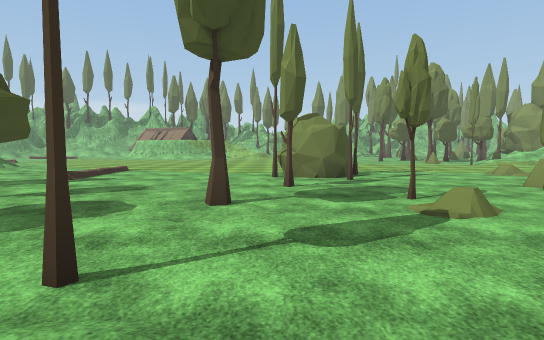
View 1 (above)

24 first-person views from a walk through a 3-D level made in the Unity game engine. The camera is 1.2 m above the floor, tilts 4° down and sees 80° across. The floor is counted in squares, 2 m on a side. Each view is taken from the middle of a square. On the plan, view 1 faces up. The plan holds only what a view shows up to about 10 squares ahead; the rest is blank. The place goes on beyond the plan. The player character is not drawn. Some surface patterns are stand-ins.

View 2
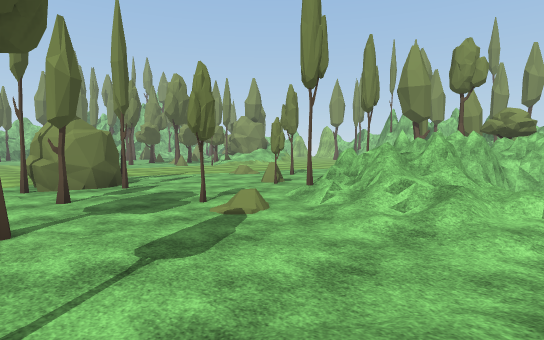

View 3
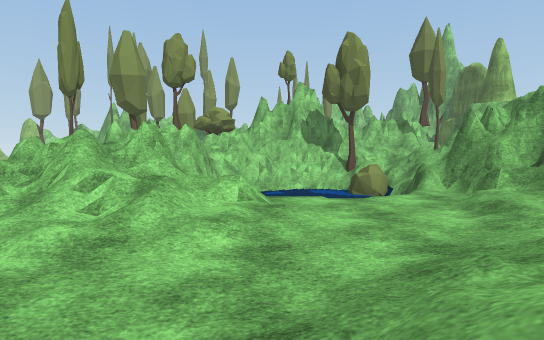

View 4
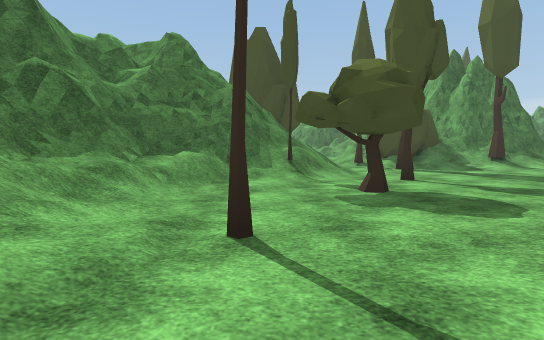

View 5
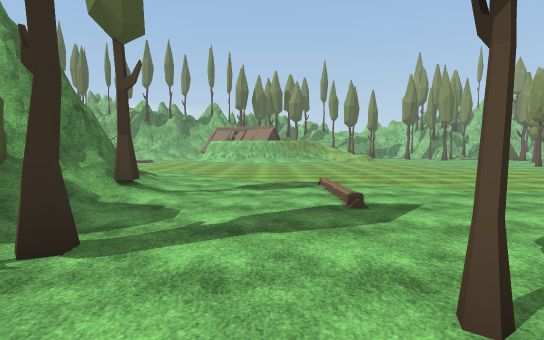

View 6
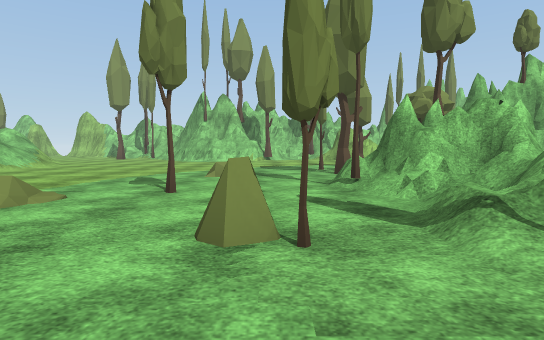

View 7
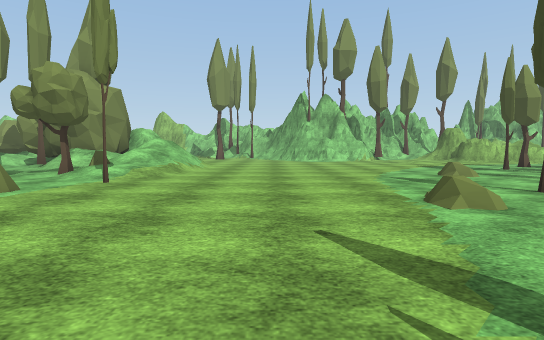

View 8
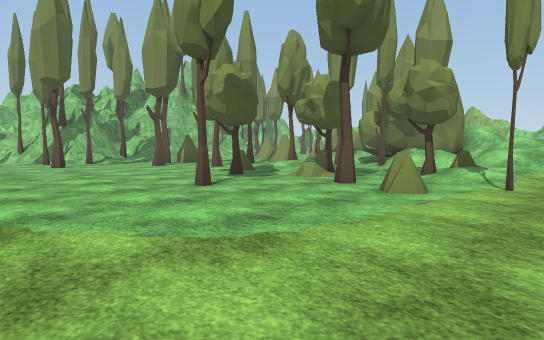

View 9
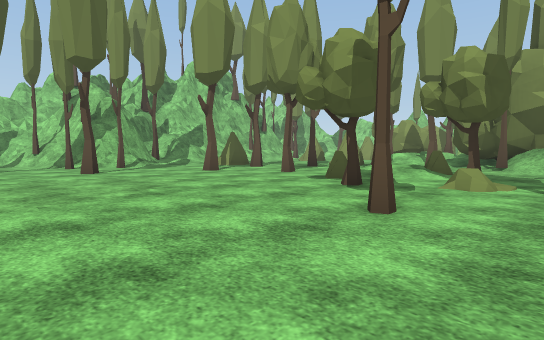

View 10
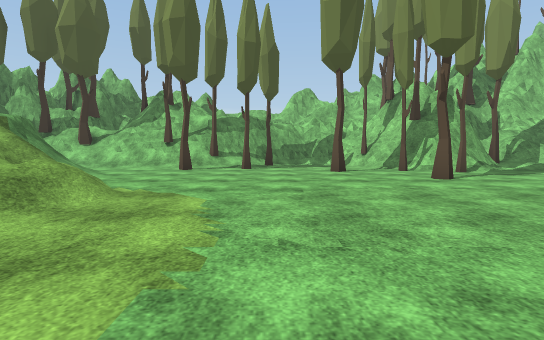

View 11
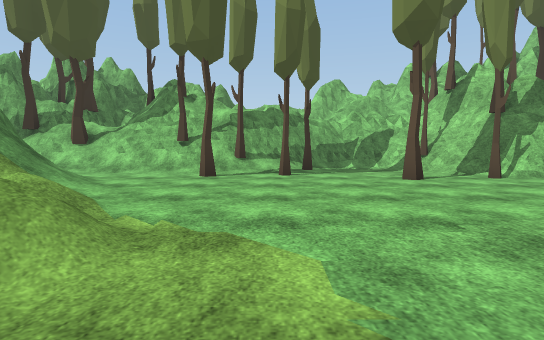

View 12
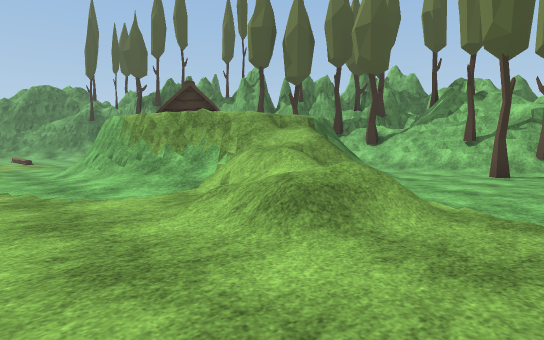

View 13
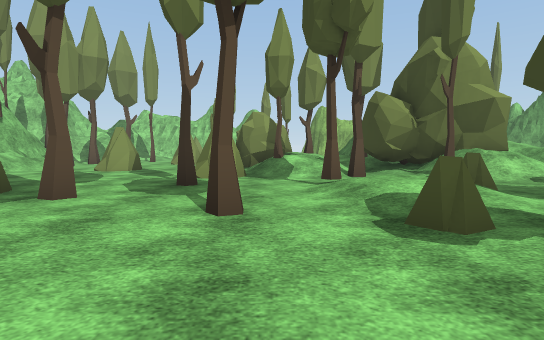

View 14
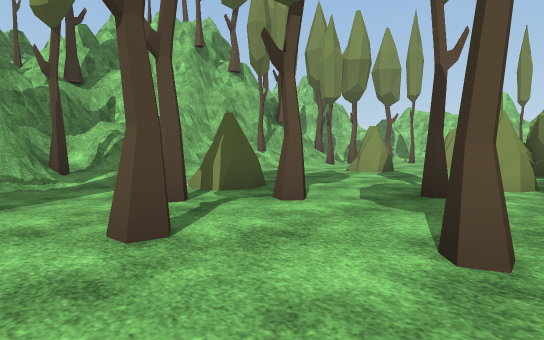

View 15
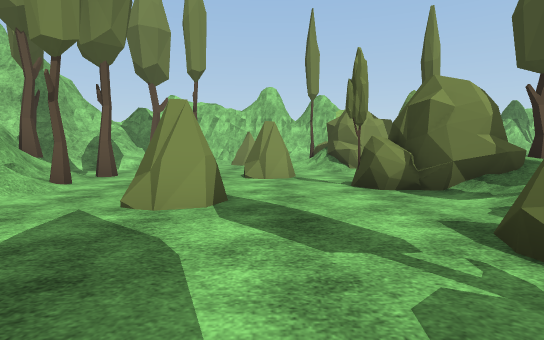

View 16
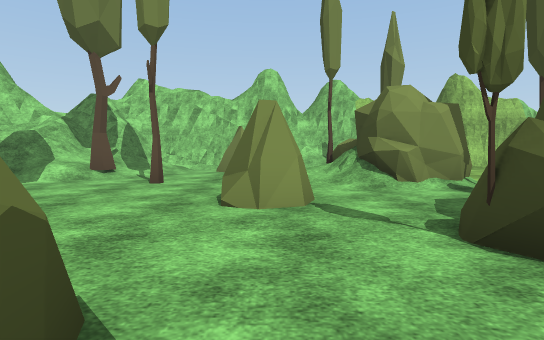

View 17
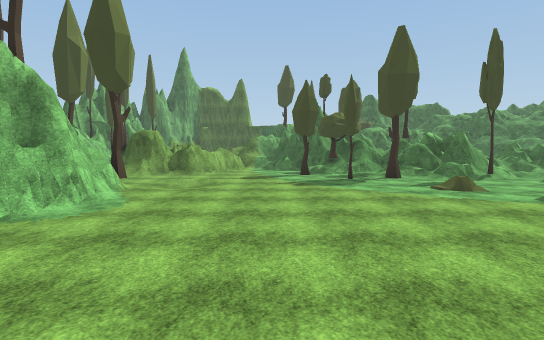

View 18
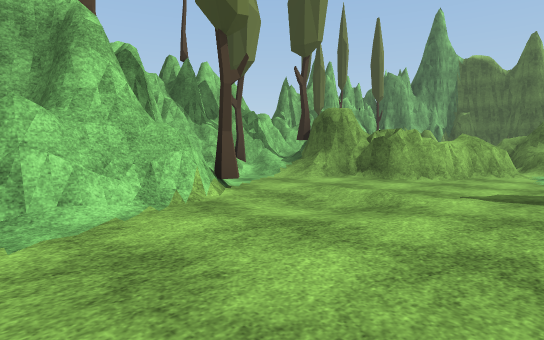

View 19
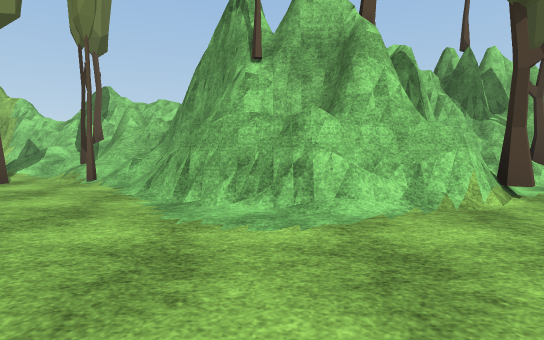

View 20
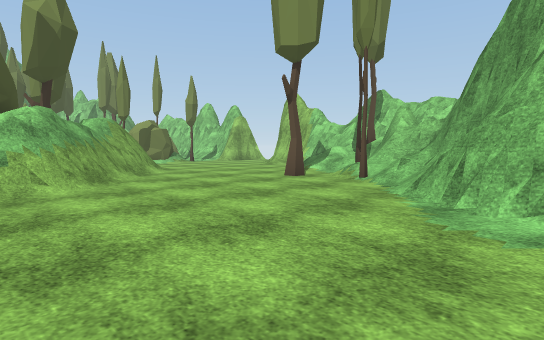

View 21
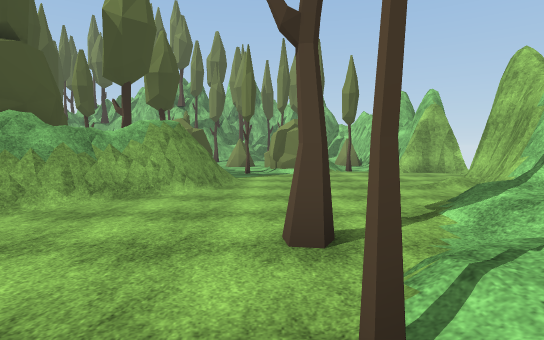

View 22
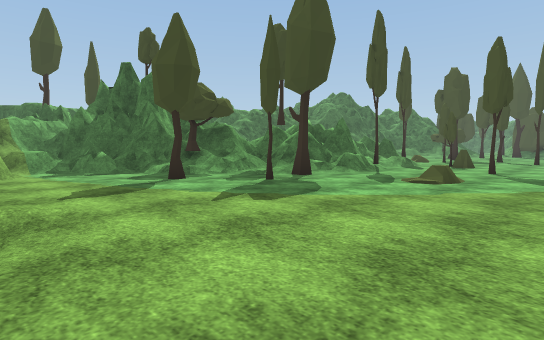

View 23
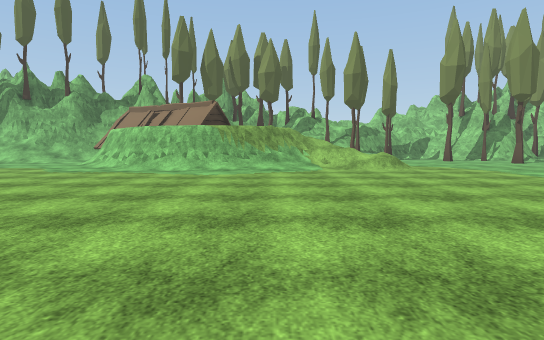

View 24
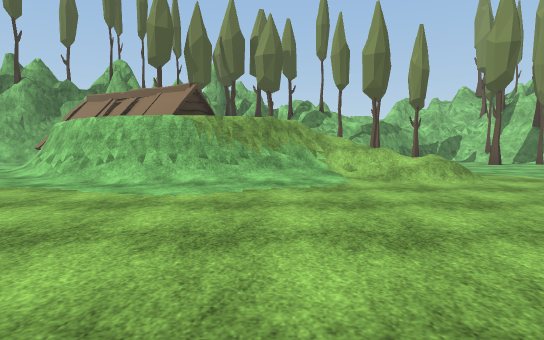

### Floor plan
Key: @ floor where view 1 was taken; # wall or solid block; x gap in a wall; . main floor; - floor 0.25 m lower than the main floor; : floor 0.5 m higher than the main floor; + floor 1 m higher than the main floor; _ floor 1 m lower than the main floor; * floor 2.5 m higher than the main floor; / step, stairs or slope; = window, fence, low wall or low ledge; ^ raised ledge; v drop or lower ground; T tree; H hut.
Columns run from 9 left of view 1 to 23 right of it. Each row starts with its distance up from view 1.
 30   ####=#  ##########        T####
 29   ###T#####/..########### T/./===
 28     #///TT/T..T###==##/T##//.//##
 27     ==../TT....##T///....T.T.T//#
 26      ==......TT.T...........T/./#
 25 HH    v/...........T...TT....//T#
 24 HHHH  //......T...TT.......T
 23 ==HH *///........T.......T..//T
 22 /=**/=////..........T.T..T..#T
 21 .//=//////........T...T/TTT.TTT./
 20 ..................T/T.///T T.....
 19 .................T// .T//  /.....
 18 ..................TT/TTT T#/.....
 17  .........  ...T..T../TT###/....#
 16  .........  .....T..//TTT=/.....#
 15   .......   ....T..T////#=....//#
 14    .....    ......T//////...T./##
 13 ....................///....../TT
 12 /........... ...............T/#=
 11 /.......... ...............//##
 10 //........T ...............###
  9 T/........TT..............###
  8 //.......TTT..............###
  7 /...............T..T....../##
  6 TT.......T....T..........-/T###
  5 T..........T.....T...T.......##
  4  //.T...T..T.T===##T.......//T#
  3   ///TT...../=#==####.T...#####
  2 T ##T...T...//x  ####T...^#####
  1 T####//../..//v   v####./^
  0    ###///@/.///  __####=/
 -1     ####  //../  __v####/
 -2            ////  __T  ##=/
 -3              //xv_T#   ###
 -4               ###:++
 -5               #####

Positions as (right, up) in squares from view 1, and headings:
1: (0, 0), facing up
2: (-1, 0), facing up-right
3: (0, 0), facing right
4: (1, 2), facing left
5: (-6, 3), facing up
6: (3, 6), facing right
7: (3, 11), facing right
8: (3, 13), facing up-right
9: (3, 16), facing up-right
10: (2, 18), facing up
11: (1, 20), facing up
12: (1, 19), facing up-left
13: (6, 21), facing right
14: (7, 21), facing up-right
15: (11, 24), facing right
16: (14, 24), facing right
17: (14, 14), facing down
18: (14, 9), facing down-right
19: (14, 9), facing right
20: (14, 9), facing up-right
21: (19, 11), facing up
22: (16, 9), facing down-left
23: (-4, 12), facing up
24: (-4, 15), facing up
